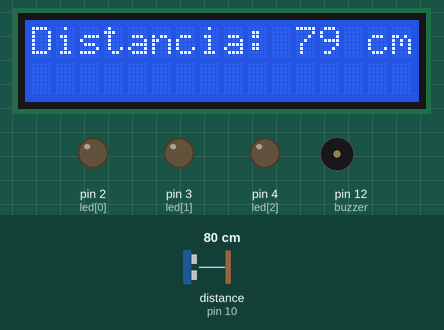
Bench run of a sketch on a simulated Arduino Uno, built with avr-gcc and run on an emulated ATmega328P. On the bench: 16×2 character LCD, output pins drawn as LEDs (lit = HIGH), buzzer (waves = sounding, pin HIGH). Wiring (inferred from the names in the program): ultrasonic range finder: trigger pin 9; echo pin 10. The inputs (shaded band) are chosen by the test bench; at power-on: distance to the obstacle (sensor on pin 10) 80 cm. The echo pulse lasts 58.3 µs per cm; pins used as bus, display or sensor lines are not drawn; what the sketch prints to the serial monitor is not drawn.

Above: at 1.2 s.
1.3 s: distance to the obstacle (sensor on pin 10) set to 9 cm
At 1.69 s:
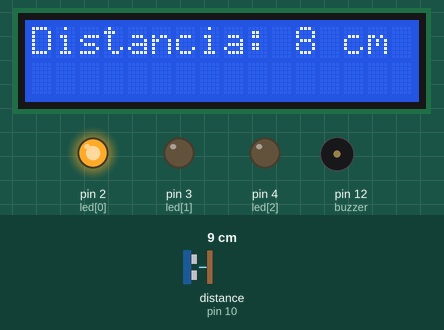
3.2 s: distance to the obstacle (sensor on pin 10) set to 12 cm
At 3.55 s:
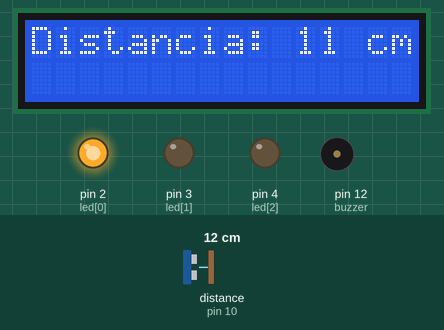
4.8 s: distance to the obstacle (sensor on pin 10) set to 17 cm
At 5.12 s:
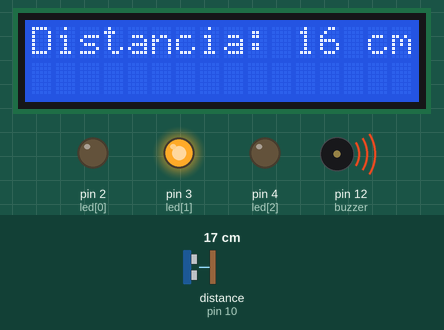
6.8 s: distance to the obstacle (sensor on pin 10) set to 25 cm
At 7.42 s:
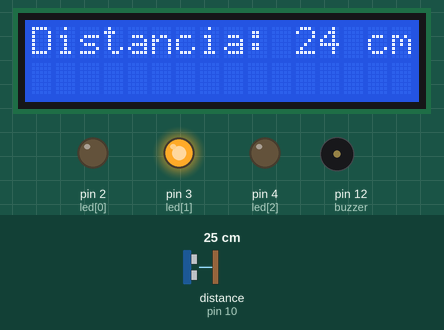
8.6 s: distance to the obstacle (sensor on pin 10) set to 31 cm
At 9.31 s:
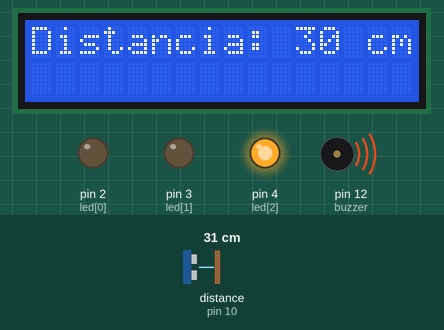
11.1 s: distance to the obstacle (sensor on pin 10) set to 4 cm
At 11.74 s:
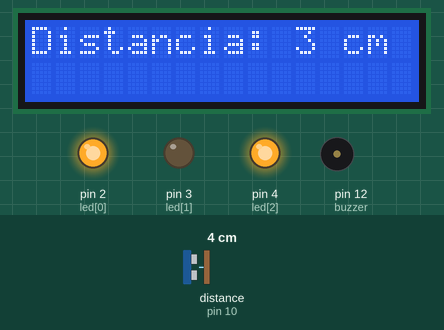
Timing chart, 0 to 14.3 s (numbered marks = the images above; inputs shaded):
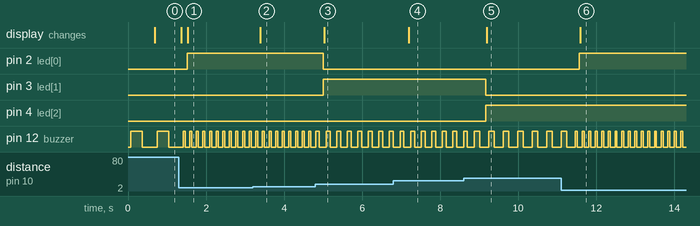

The sketch:

demounificacion.ino
```cpp
#include <Wire.h>
#include <LiquidCrystal_I2C.h>
#define max_dist 100
#define buzzer 12
int led[]={2,3,4};
const int trigPin = 9;
const int echoPin = 10;
long duracion;
int control_led;
int distancia;
int ultimaDistancia = 0;
LiquidCrystal_I2C lcd(0x27,16,2);
void setup()
{
  pinMode(buzzer,OUTPUT);
  pinMode(led[0],OUTPUT);
  pinMode(led[1],OUTPUT);
  pinMode(led[2],OUTPUT);
  pinMode(trigPin, OUTPUT);
  pinMode(echoPin, INPUT);
  Serial.begin(9600);
  lcd.init();
  lcd.backlight();
}
void loop()
{
  digitalWrite(trigPin, LOW);
  delayMicroseconds(2);
  digitalWrite(trigPin, HIGH);
  delayMicroseconds(10);
  digitalWrite(trigPin, LOW);
  duracion = pulseIn(echoPin, HIGH);
  distancia = (duracion * 0.034) / 2;

  if(distancia >2 && distancia < max_dist)
  {
    control_led=map(distancia,0,40,0,3);
    bip(control_led+1);
    digitalWrite(led[control_led-1],LOW);
    digitalWrite(led[control_led+1],LOW);
    digitalWrite(led[control_led],HIGH);
    Serial.print(distancia);
    Serial.print("    ");
    Serial.print("El led ");
    Serial.print(control_led);
    Serial.println(" esta encendido");
    lcd.clear();
    lcd.setCursor(0, 0);
    lcd.print("Distancia: "); // Prints string "Distance" on the LCD
    lcd.print(distancia);
    lcd.print(" cm");
    ultimaDistancia = distancia;
  }
  delay(50);
}


void bip(int t){
t=50*t;
digitalWrite(buzzer,HIGH);
delay(t);
digitalWrite(buzzer,LOW);
delay(t);
}
```

lcd.ino
```cpp

```

Measured:
- the behaviour switches between 14 and 15 cm on distance to the obstacle (sensor on pin 10) (found by bisection; images 2 and 3)
- the behaviour switches between 27 and 28 cm on distance to the obstacle (sensor on pin 10) (found by bisection; images 4 and 5)
- after the input at 1.3 s, pin 2 (led[0]): LOW → HIGH after 0.21 s; pin 12 (buzzer): alternates HIGH for 0.05 s and LOW for 0.12 s, starting after 0.16 s; the display: first differs from a run without the input after 0.23 s (image 1)
- after the input at 3.2 s, the display: changes after 0.19 s (image 2)
- after the input at 4.8 s, pin 2 (led[0]): HIGH → LOW after 0.21 s; pin 3 (led[1]): LOW → HIGH after 0.21 s; pin 12 (buzzer): alternates HIGH for 0.10 s and LOW for 0.17 s, starting after 0.11 s; the display: changes after 0.23 s (image 3)
- after the input at 6.8 s, the display: changes after 0.39 s (image 4)
- after the input at 8.6 s, pin 3 (led[1]): HIGH → LOW after 0.57 s; pin 4 (led[2]): LOW → HIGH after 0.57 s; pin 12 (buzzer): alternates HIGH for 0.15 s and LOW for 0.22 s, starting after 0.42 s; the display: changes after 0.59 s (image 5)
- after the input at 11.1 s, pin 2 (led[0]): LOW → HIGH after 0.47 s; the display: changes after 0.48 s (image 6)
